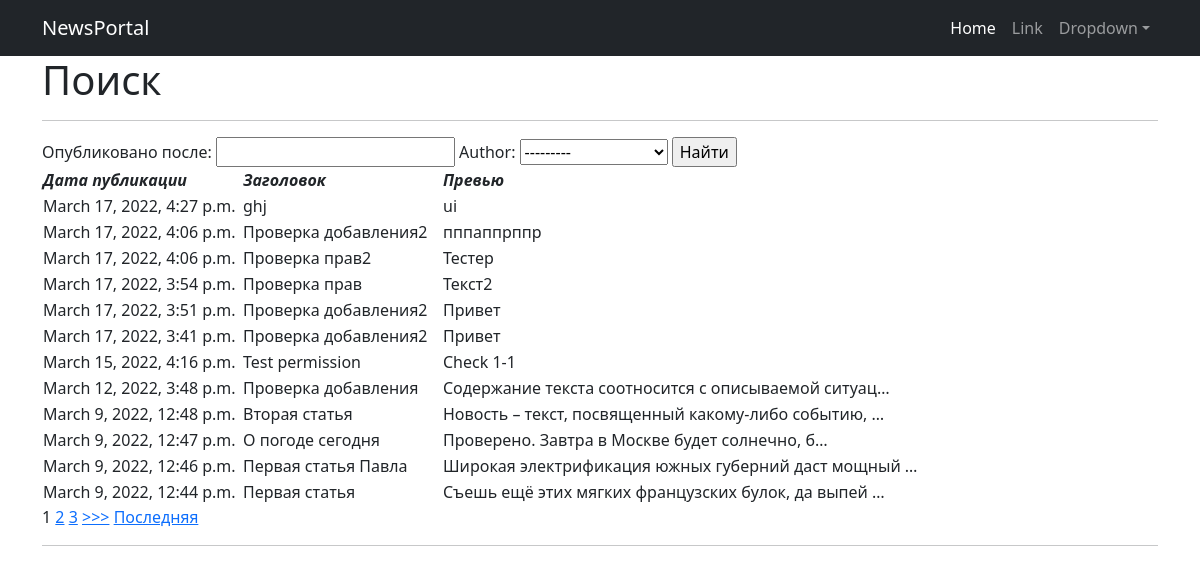
The app's page /news/search/ with its own data.
### newspage/models.py (models this page shows, shortened)
class Post(models.Model):
    news = 'N'
    article = 'A'
    type = [
        (news, 'Новость'),
        (article, 'Статья')
    ]
    type_post = models.CharField(max_length=1, choices=type, default=article)
    author = models.ForeignKey(Author, on_delete=models.CASCADE)
    time_write = models.DateTimeField(auto_now_add=True)
    title = models.CharField(max_length=255, blank=False)
    text = models.TextField()
    rating = models.IntegerField(default=0)

### newspage/views.py (the view)
# urls.py: path('search/', PostSearch.as_view(), name='post_search'),
class PostSearch(ListView):
    model = Post
    template_name = 'post_search.html'
    context_object_name = 'post_search'
    queryset = Post.objects.order_by('-id')
    paginate_by = 1
    def get_context_data(self, **kwargs):
        context = super().get_context_data(**kwargs)
        context['filter'] = PostFilter(self.request.GET, queryset=self.get_queryset())
        return context

### templates/post_search.html (shortened to what this page needs)
{% extends 'flatpages/default.html' %}
{% block content %}
    <h1>Поиск</h1>
    <hr>
<form method="GET">
    {{ filter.form }}
    <input type="submit" value="Найти">
</form>
    <table>
        <thead>
            <tr>
                <td width="200">
                    <em><strong> Дата публикации </strong></em>
                </td>
                <td width="200">
                    <em><strong> Заголовок </strong></em>
                </td>
                <td>
                    <em><strong> Превью </strong></em>
                </td>
            </tr>
        </thead>
        {% for post in filter.qs %}
            <tr>
                <td>
                    {{ post.time_write }}
                </td>
                <td>
                    {{ post.title }}
                </td>
                <td>
                    {{ post.text | truncatechars:51 }}
                </td>
            </tr>
        {% endfor %}
    </table>
{% if is_paginated %}
        {% for num in page_obj.paginator.page_range %}
            {% if page_obj.number == num %}
                <a>{{ num }}</a>
            {% elif num > page_obj.number|add:'-3' and num < page_obj.number|add:'3' %}
                <a href="?page={{ num }}">{{ num }}</a>
            {% endif %}
        {% endfor %}
    {% if page_obj.has_next %}
        <a href="?page={{ page_obj.next_page_number }}">>>></a>
        <a href="?page={{ page_obj.paginator.num_pages }}">Последняя</a>
    {% endif %}
{% endif %}
<hr>
{% endblock content %}

### records on screen
Post: time_write "March 17, 2022, 4:27 p.m.", title "ghj", text "ui"
Post: time_write "March 17, 2022, 4:06 p.m.", title "Проверка добавления2", text "пппаппрппр"
Post: time_write "March 17, 2022, 4:06 p.m.", title "Проверка прав2", text "Тестер"
Post: time_write "March 17, 2022, 3:54 p.m.", title "Проверка прав", text "Текст2"
Post: time_write "March 17, 2022, 3:51 p.m.", title "Проверка добавления2", text "Привет"
Post: time_write "March 17, 2022, 3:41 p.m.", title "Проверка добавления2", text "Привет"
Post: time_write "March 15, 2022, 4:16 p.m.", title "Test permission", text "Check 1-1"
Post: time_write "March 12, 2022, 3:48 p.m.", title "Проверка добавления", text "Содержание текста соотносится с описываемой ситуац…"
Post: time_write "March 9, 2022, 12:48 p.m.", title "Вторая статья", text "Новость – текст, посвященный какому-либо событию, …"
Post: time_write "March 9, 2022, 12:47 p.m.", title "О погоде сегодня", text "Проверено. Завтра в Москве будет солнечно, б…"
Post: time_write "March 9, 2022, 12:46 p.m.", title "Первая статья Павла", text "Широкая электрификация южных губерний даст мощный …"
Post: time_write "March 9, 2022, 12:44 p.m.", title "Первая статья", text "Съешь ещё этих мягких французских булок, да выпей …"

### other values on screen
{{ num }} "1"
{{ num }} "2" "3"
